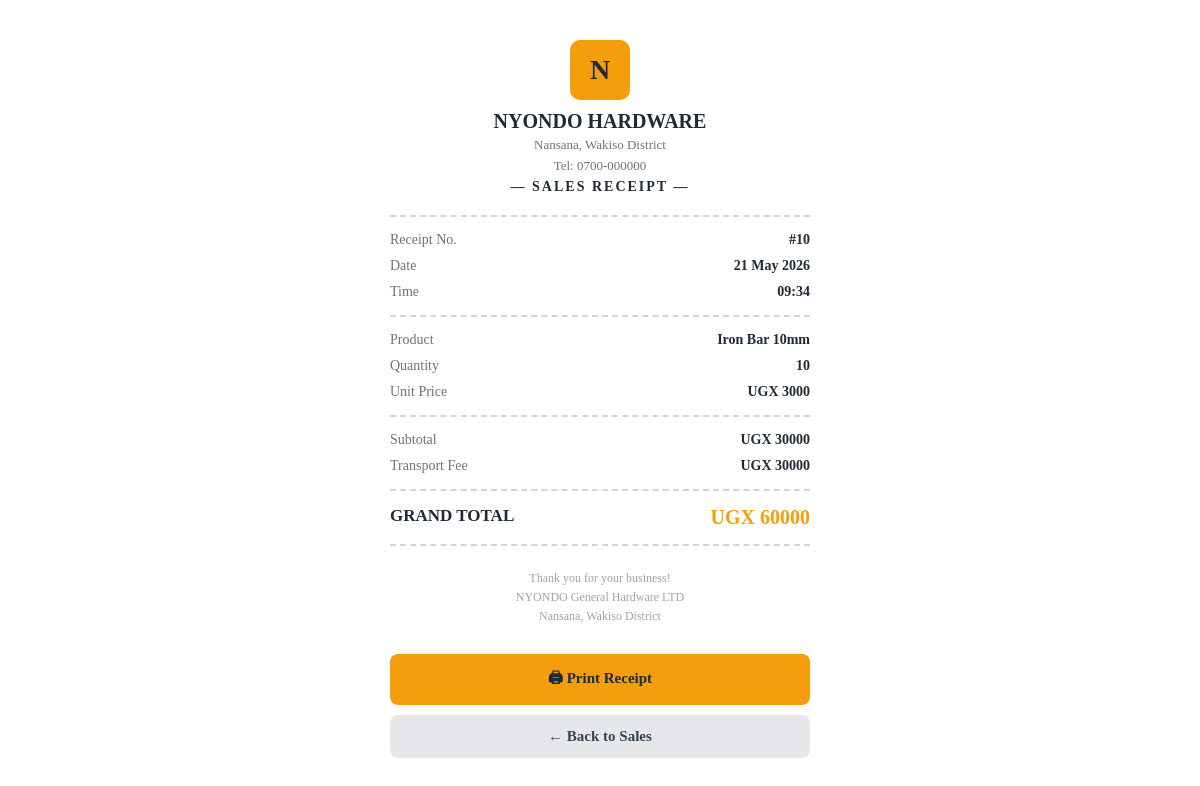
The app's page /sales/receipt/10/ (signed in) with its own data.
### nyondoapp/models.py (models this page shows, shortened)
class Sale(models.Model):
    product = models.ForeignKey(Product, on_delete=models.CASCADE)
    quantity = models.IntegerField()
    unit_price = models.DecimalField(max_digits=10, decimal_places=2)  # price at time of sale
    total_price = models.DecimalField(max_digits=10, decimal_places=2)  # quantity x unit_price
    distance_km = models.DecimalField(max_digits=6, decimal_places=2, default=0)  # delivery distance
    transport_fee = models.DecimalField(max_digits=10, decimal_places=2, default=0)  # 0 or 30,000 UGX
    date = models.DateTimeField(auto_now_add=True)
    def grand_total(self):
        return self.total_price + self.transport_fee

class Product(models.Model):
    name = models.CharField(max_length=200)
    unit_cost = models.DecimalField(max_digits=10, decimal_places=2)  # buying price
    unit_price = models.DecimalField(max_digits=10, decimal_places=2)  # selling price
    quantity = models.IntegerField(default=0)  # current stock level

### nyondoapp/views.py (the view)
# urls.py: path('sales/receipt/<int:pk>/', views.sale_receipt, name='sale_receipt'),
@login_required
def sale_receipt(request, pk):
    sale = Sale.objects.get(id=pk)
    return render(request, 'sale_receipt.html', {'sale': sale})

### nyondoapp/templates/sale_receipt.html (shortened to what this page needs)
<!doctype html>
<html lang="en">
<head>
    <link rel="stylesheet" href="https://cdnjs.cloudflare.com/ajax/libs/font-awesome/6.5.1/css/all.min.css" />
</head>
<body>
  <div class="logo">N</div>
  <h2>NYONDO HARDWARE</h2>
  <p class="sub">Nansana, Wakiso District</p>
  <p class="sub">Tel: 0700-000000</p>
  <p class="receipt-title">— Sales Receipt —</p>
  <div class="divider"></div>
  <div class="row">
    <span class="label">Receipt No.</span>
    <span class="value">#{{ sale.id }}</span>
  </div>
  <div class="row">
    <span class="label">Date</span>
    <span class="value">{{ sale.date|date:"d M Y" }}</span>
  </div>
  <div class="row">
    <span class="label">Time</span>
    <span class="value">{{ sale.date|date:"H:i" }}</span>
  </div>
  <div class="divider"></div>
  <div class="row">
    <span class="label">Product</span>
    <span class="value">{{ sale.product.name }}</span>
  </div>
  <div class="row">
    <span class="label">Quantity</span>
    <span class="value">{{ sale.quantity }}</span>
  </div>
  <div class="row">
    <span class="label">Unit Price</span>
    <span class="value">UGX {{ sale.unit_price|floatformat:0 }}</span>
  </div>
  <div class="divider"></div>
  <div class="row">
    <span class="label">Subtotal</span>
    <span class="value">UGX {{ sale.total_price|floatformat:0 }}</span>
  </div>
  <div class="row">
    <span class="label">Transport Fee</span>
    <span class="value">
      {% if sale.transport_fee == 0 %}
        Free
      {% else %}
        UGX {{ sale.transport_fee|floatformat:0 }}
      {% endif %}
    </span>
  </div>
  <div class="divider"></div>
  <div class="total-row">
    <span>GRAND TOTAL</span>
    <span class="value">UGX {{ sale.grand_total|floatformat:0 }}</span>
  </div>
  <div class="divider"></div>
  <div class="footer">
    <p>Thank you for your business!</p>
    <p>NYONDO General Hardware LTD</p>
    <p>Nansana, Wakiso District</p>
  </div>
  <a href="#" class="btn-print" onclick="window.print()">🖨 Print Receipt</a>
  <a href="/sales/" class="btn-back">← Back to Sales</a>
</body>
</html>

### nyondoapp/templates/sale_receipt.html (style rules this page uses)
* { box-sizing: border-box; margin: 0; padding: 0; font-family: Georgia, serif; }
body { background: #fff; padding: 40px; color: #1f2937; max-width: 500px; margin: 0 auto; }
.logo { width: 60px; height: 60px; background: #f59e0b; color: #1f2937; border-radius: 10px; display: flex; align-items: center; justify-content: center; font-size: 28px; font-weight: bold; margin: 0 auto 10px; }
h2 { text-align: center; font-size: 20px; margin-bottom: 4px; }
p.sub { text-align: center; color: #6b7280; font-size: 13px; margin-bottom: 5px; }
p.receipt-title { text-align: center; font-size: 14px; font-weight: bold; text-transform: uppercase; letter-spacing: 2px; margin-bottom: 20px; color: #1f2937; }
.divider { border-top: 2px dashed #d1d5db; margin: 15px 0; }
.row { display: flex; justify-content: space-between; margin-bottom: 10px; font-size: 14px; }
.row .label { color: #6b7280; }
.row .value { font-weight: bold; }
.total-row { display: flex; justify-content: space-between; font-size: 17px; font-weight: bold; margin-top: 10px; }
.total-row .value { color: #f59e0b; font-size: 20px; }
.footer { text-align: center; margin-top: 25px; font-size: 12px; color: #9ca3af; }
.footer p { margin-bottom: 4px; }
.btn-print { display: block; width: 100%; margin-top: 30px; background: #f59e0b; color: #1f2937; padding: 13px; border: none; border-radius: 8px; font-size: 15px; font-weight: bold; cursor: pointer; text-align: center; text-decoration: none; }
.btn-back { display: block; width: 100%; margin-top: 10px; background: #e5e7eb; color: #374151; padding: 13px; border: none; border-radius: 8px; font-size: 15px; font-weight: bold; cursor: pointer; text-align: center; text-decoration: none; }

### records on screen
Sale: id "10", date "21 May 2026", date "09:34", product.name "Iron Bar 10mm", quantity "10", unit_price "3000", total_price "30000", transport_fee "30000", grand_total "60000"
